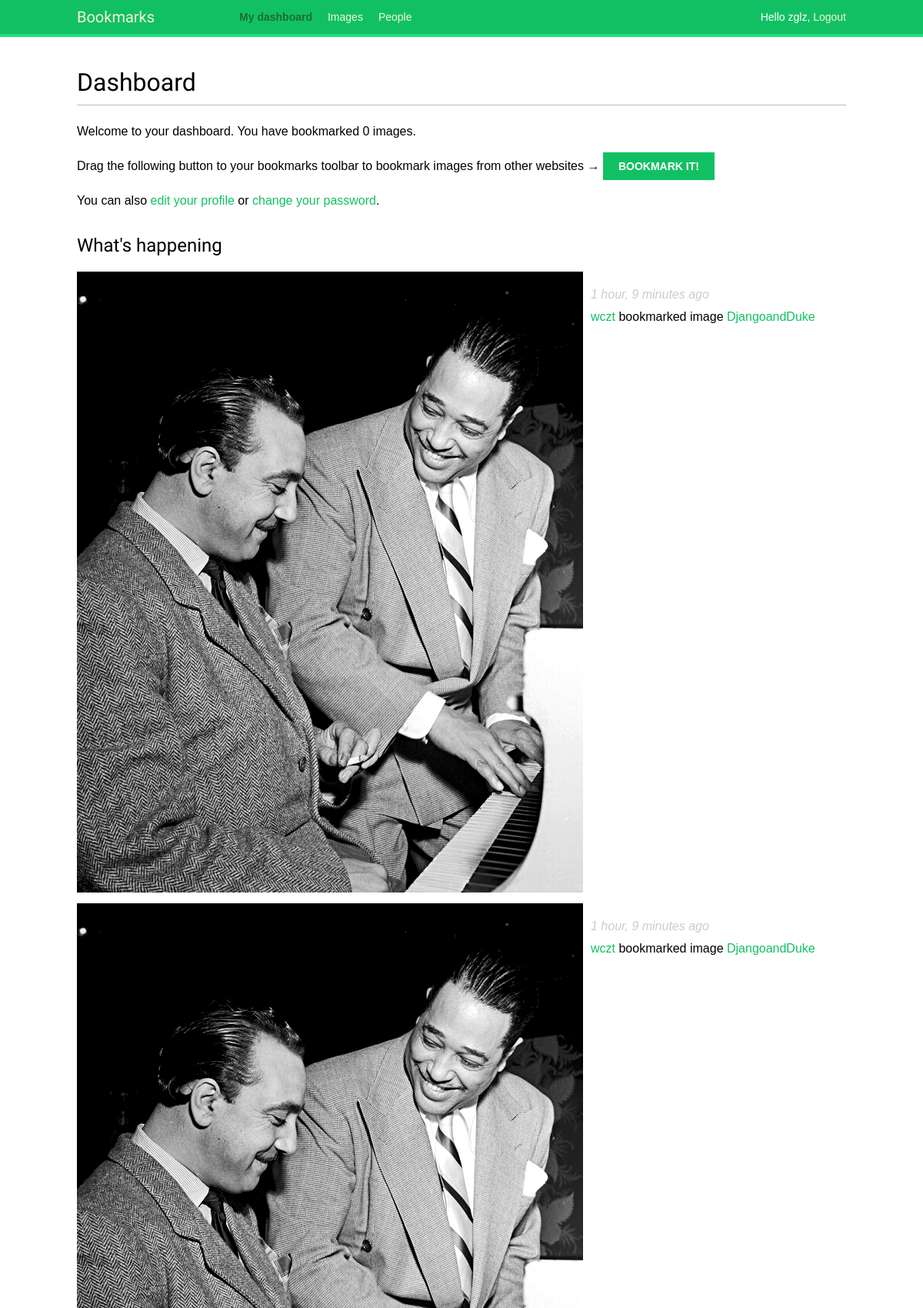
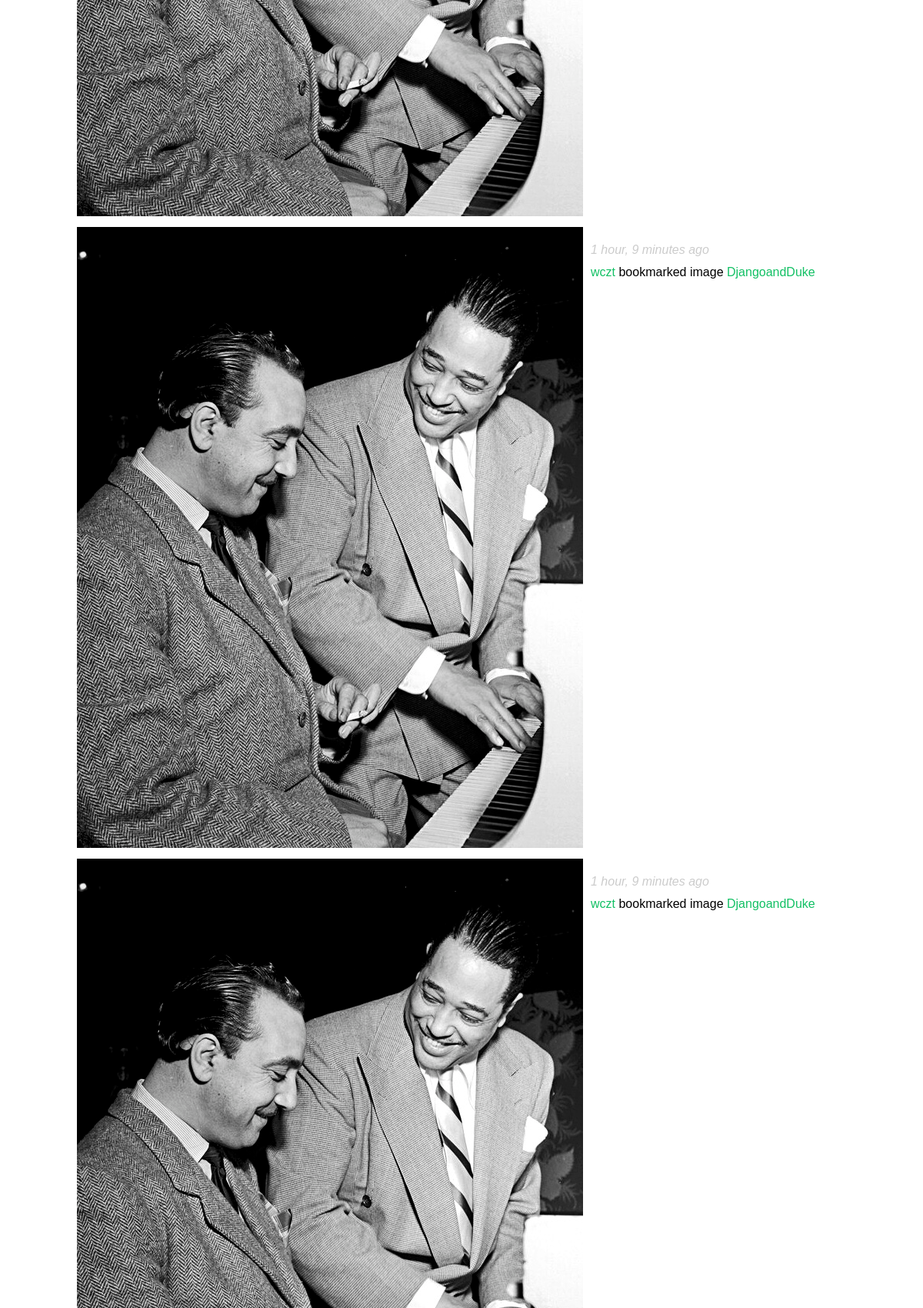
Screenshot of /account/ (signed in, upper part) with the database file from the repository (2 pictures, top to bottom).
### actions/models.py (models this page shows)
class Action(models.Model):
    user = models.ForeignKey(User,
                             related_name='actions',
                             db_index=True)
    verb = models.CharField(max_length=255)
    target_ct = models.ForeignKey(ContentType,
                                  blank=True,
                                  null=True,
                                  related_name='target_obj')
    target_id = models.PositiveIntegerField(null=True,
                                            blank=True,
                                            db_index=True)
    target = GenericForeignKey('target_ct', 'target_id')
    created = models.DateTimeField(auto_now_add=True, db_index=True)
    class Meta:
        ordering = ('-created',)

### images/models.py (models this page shows, shortened)
class Image(models.Model):
    user = models.ForeignKey(settings.AUTH_USER_MODEL,
                             related_name='images_created')
    title = models.CharField(max_length=200)
    slug = models.SlugField(max_length=200, blank=True)
    url = models.URLField()
    image = models.ImageField(upload_to='images/%Y/%m/%d')
    description = models.TextField(blank=True)
    created = models.DateTimeField(auto_now_add=True,
                                   db_index=True)
    users_like = models.ManyToManyField(settings.AUTH_USER_MODEL,
                                        related_name='images_liked',
                                        blank=True)
    total_likes = models.PositiveIntegerField(db_index=True, default=0)
    def __str__(self):
        return self.title
    def get_absolute_url(self):
        return reverse('images:detail', args=[self.id, self.slug])

### account/views.py (the view)
@login_required
def dashboard(request):
    actions = Action.objects.exclude(user=request.user)
    following_ids = request.user.following.values_list('id', flat=True)
    if following_ids:
        actions = actions.filter(user_id__in=following_ids).select_related(
            'user', 'user__profile').prefetch_related('target')
    actions = actions[:10]
    return render(request, 'account/dashboard.html',
                  {'section': 'dashboard',
                   'actions': actions})

### account/templates/account/dashboard.html (shortened to what this page needs)
{% extends "base.html" %}
{% block content %}
    <h1>Dashboard</h1>
    {% with total_images_created=request.user.images_created.count %}
        <p>Welcome to your dashboard. You have bookmarked {{ total_images_created }} image{{ total_images_created|pluralize }}.</p>
    {% endwith %}
    <p>Drag the following button to your bookmarks toolbar to bookmark images from other websites → <a href="javascript:{% include "bookmarklet_launcher.js" %}" class="button">Bookmark it!</a><p>
    <p>You can also <a href="{% url "edit" %}">edit your profile</a> or <a href="{% url "password_change" %}">change your password</a>.<p>
      <h2>What's happening</h2>
      <div id="action-list">
        {% for action in actions %}
          {% include "actions/action/detail.html" %}
        {% endfor %}
      </div>
{% endblock %}

### account/templates/base.html (shortened to what this page needs)
{% load staticfiles %}
<!DOCTYPE html>
<html>
<head>
    <link href="{% static "css/base.css" %}" rel="stylesheet">
</head>
<body>
    <div id="header">
        <span class="logo">Bookmarks</span>
        {% if request.user.is_authenticated %}
        <ul class="menu">
            <li {% if section == "dashboard" %}class="selected"{% endif %}><a href="{% url "dashboard" %}">My dashboard</a></li>
            <li {% if section == "images" %}class="selected"{% endif %}><a href="{% url "images:list" %}">Images</a></li>
            <li {% if section == "people" %}class="selected"{% endif %}><a href="{% url "user_list" %}">People</a></li>
        </ul>
        {% endif %}
        <span class="user">
        {% if request.user.is_authenticated %}
            Hello {{ request.user.first_name }}, <a href="{% url "logout" %}">Logout</a>
        {% else %}
            <a href="{% url "login" %}">Log-in</a>
        {% endif %}
        </span>
    </div>
    <div id="content">
        {% block content %}
        {% endblock %}
    </div>
</body>
</html>

### actions/templates/actions/action/detail.html (shortened to what this page needs)
{% load thumbnail %}
{% with user=action.user profile=action.user.profile %}
<div class="action">
  <div class="images">
    {% if action.target %}
      {% with target=action.target %}
        {% if target.image %}
          {% thumbnail target.image "80x80" crop="100%" as im %}
            <a href="{{ target.get_absolute_url }}">
              <img src="{{ im.url }}" class="item-img">
            </a>
          {% endthumbnail %}
        {% endif %}
      {% endwith %}
    {% endif %}
  </div>
  <div class="info">
    <p>
      <span class="date">{{ action.created|timesince }} ago</span>
      <br />
      <a href="{{ user.get_absolute_url }}">
        {{ user.first_name }}
      </a>
      {{ action.verb }}
      {% if action.target %}
        {% with target=action.target %}
          <a href="{{ target.get_absolute_url }}">{{ target }}</a>
        {% endwith %}
      {% endif %}
    </p>
  </div>
</div>
{% endwith %}

### account/static/css/base.css (style rules this page uses)
body { margin:0; padding:0; font-family:helvetica, sans-serif; }
p { line-height: 1.8; }
a { color:#12c064; text-decoration:none; }
h1, h2, h3, h4, h5 , h6 { font-family: 'Muli', sans-serif; font-weight:normal; }
h1 { border-bottom:1px solid #bbb; padding:0 0 10px 0; margin:10px 0 20px 0; }
h2 { margin:30px 0 20px; }
#header { padding:10px 100px; font-size:14px; background:#12c064; color:#fff; border-bottom:4px solid #1cdf78; overflow:auto; }
#header .logo { font-family: 'Muli', sans-serif; float:left; color:#f3f7cc; font-size:20px; margin-right:10%; }
#header ul.menu { list-style:none; float:left; margin:0; padding:0; }
#header ul.menu li { float:left; padding:4px 10px; }
#header ul.menu li.selected a, #header ul.menu li.selected a:hover { color:#1b6d32; font-weight:bold; }
#header a { color:#f3f7cc; }
#header .user { float:right; padding-top:4px; }
#content { padding:30px 100px; }
input[type=submit], a.button { font-weight:bold; background:#12c064; color:#fff; padding:10px 20px; font-size:14px; text-transform:uppercase; }
.action { clear:both; overflow:auto; }
.action .images { float:left; margin:0 10px 10px 0; }
.action .date { font-style:italic; color:#ccc; }

### rows the page displays
Action: created "1 hour, 9 minutes", user.first_name "wczt", verb "bookmarked image", target "DjangoandDuke"
Action: created "1 hour, 9 minutes", user.first_name "wczt", verb "bookmarked image", target "DjangoandDuke"
Action: created "1 hour, 9 minutes", user.first_name "wczt", verb "bookmarked image", target "DjangoandDuke"
Action: created "1 hour, 9 minutes", user.first_name "wczt", verb "bookmarked image", target "DjangoandDuke"

### other values shown
{{ request.user.first_name }} "zglz"
{{ total_images_created }} "0"
